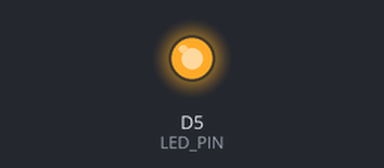
A sketch run on a simulated ESP8266 (NodeMCU). Shown: output pins drawn as LEDs (lit = HIGH).

Above: at 0.15 s.
At 46.2 s:
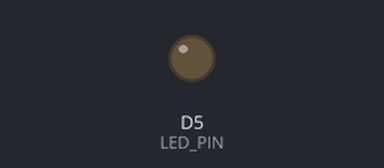
Timing chart, 0 to 49.5 s (numbered marks = the images above):
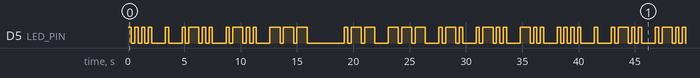

Measured:
- by itself, D5 (LED_PIN): moves between LOW and HIGH, repeating every 38.1 s
- by itself, everything shown: repeats every 38.1 s, in 64 steps

The sketch:

Morsen_LED.ino
```cpp
// GPIO-Pin für die LED
const int LED_PIN = D5; // Du kannst diesen Pin anpassen

// Morsecode-Zeichen für Zahlen 0-9 und Buchstaben A-Z
const char* morseCharacters[] =
{
  "-----", // 0
  ".----", // 1
  "..---", // 2
  "...--", // 3
  "....-", // 4
  ".....", // 5
  "-....", // 6
  "--...", // 7
  "---..", // 8
  "----.", // 9
  ".-",    // A
  "-...",  // B
  "-.-.",  // C
  "-..",   // D
  ".",     // E
  "..-.",  // F
  "--.",   // G
  "....",  // H
  "..",    // I
  ".---",  // J
  "-.-",   // K
  ".-..",  // L
  "--",    // M
  "-.",    // N
  "---",   // O
  ".--.",  // P
  "--.-",  // Q
  ".-.",   // R
  "...",   // S
  "-",     // T
  "..-",   // U
  "...-",  // V
  ".--",   // W
  "-..-",  // X
  "-.--",  // Y
  "--.."   // Z
};

void setup()
{
  pinMode(LED_PIN, OUTPUT);
}

void loop()
{
  // Morsecode anzeigen
  displayMorse("HELLO WORLD", 300); // Hier den Text einfügen und die Geschwindigkeit anpassen
}

void displayMorse(const char* text, int unit)
{
  for (int i = 0; text[i] != '\0'; i++)
  {
    char c = text[i];
    if (c >= '0' && c <= '9')
    {
      int number = c - '0';
      const char* morse = morseCharacters[number];
      for (int j = 0; morse[j] != '\0'; j++)
      {
        if (morse[j] == '.')
        {
          digitalWrite(LED_PIN, HIGH); // LED einschalten (Punkt)
          delay(unit);
          digitalWrite(LED_PIN, LOW); // LED ausschalten (Punkt)
          delay(unit);
        }
        else if (morse[j] == '-')
        {
          digitalWrite(LED_PIN, HIGH); // LED einschalten (Strich)
          delay(3 * unit);
          digitalWrite(LED_PIN, LOW); // LED ausschalten (Strich)
          delay(unit);
        }
      }
      delay(3 * unit); // Pause zwischen den Morsezeichen
    }
    else if (c == ' ')
    {
      delay(7 * unit); // Pause zwischen den Wörtern
    } else if (c >= 'A' && c <= 'Z')
    {
      int letterIndex = c - 'A' + 10; // 10 ist der Index für 'A'
      const char* morse = morseCharacters[letterIndex];
      for (int j = 0; morse[j] != '\0'; j++)
      {
        if (morse[j] == '.')
        {
          digitalWrite(LED_PIN, HIGH); // LED einschalten (Punkt)
          delay(unit);
          digitalWrite(LED_PIN, LOW); // LED ausschalten (Punkt)
          delay(unit);
        }
        else if (morse[j] == '-')
        {
          digitalWrite(LED_PIN, HIGH); // LED einschalten (Strich)
          delay(3 * unit);
          digitalWrite(LED_PIN, LOW); // LED ausschalten (Strich)
          delay(unit);
        }
      }
      delay(3 * unit); // Pause zwischen den Morsezeichen
    }
  }
}
```
